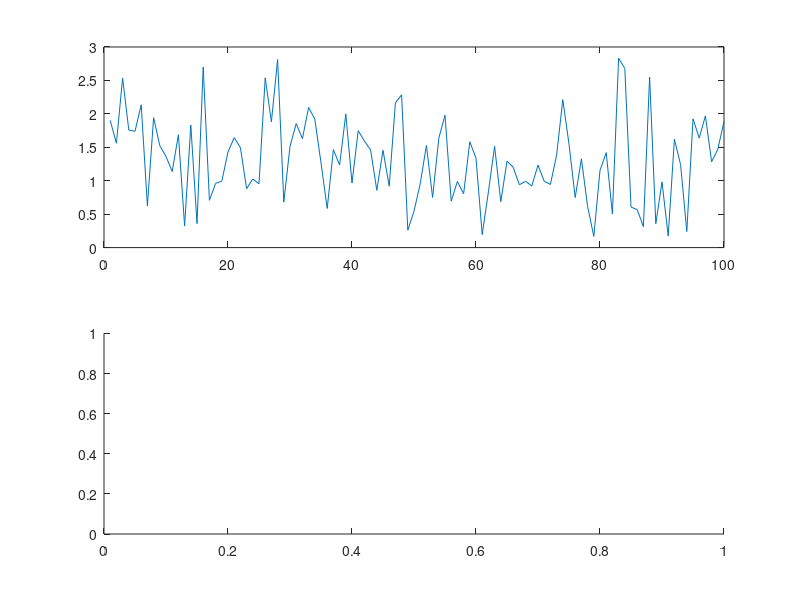

The MATLAB source for this figure: (Note: this script raises an error after producing the figure.)
%% Problem 2: Konfidensintervall
load wave_data.mat
subplot(211), plot(y(1:100))
subplot(212), hist_density(y)
% my_est = sqrt(1/(2*length(y))*sum(y.^2)) % ML
my_est = mean(y)/sqrt(pi/2) % MK
% lower_bound = my_est - 

hold on;
range = 0:0.1:10;
subplot(212), plot(range, raylpdf(range, my_est), 'r');
hold off;
